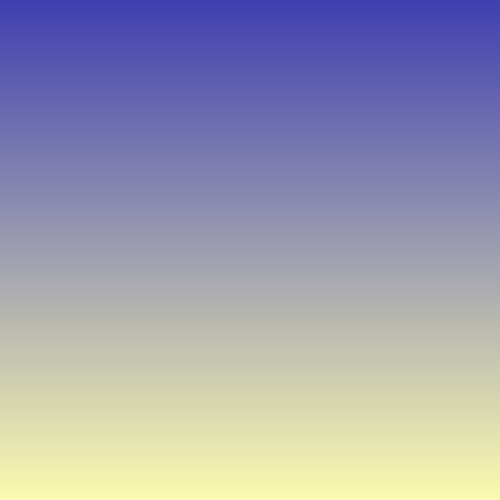
Frame 1 (no input)
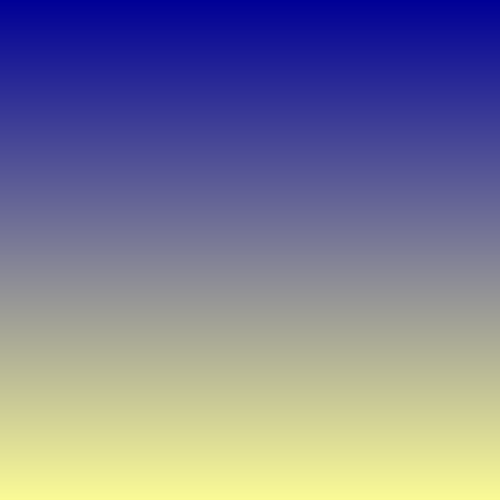
Frame 60 (no input)
Frame 120 (the mouse pressed at the canvas centre since frame 60): identical to frame 60, image omitted

The p5.js sketch that drew these frames (run headless with seeded random() and noise() and a simulated clock; from frame 60 on, the mouse is pressed at the canvas centre):

// p5.js sketch
// ── sketch.js
function setup() {
  createCanvas(500, 500);
}
function draw() {
  for (i = 0; i < 500; i++) {
    stroke(i * 0.5, i * 0.5, 150);
    line(0, i, 500, i);
  }
  // for (i = 0; i < 500; i++) {
  //   stroke(i * 0.5);
  //   line(i, 0, i, 500);
  // }
}
